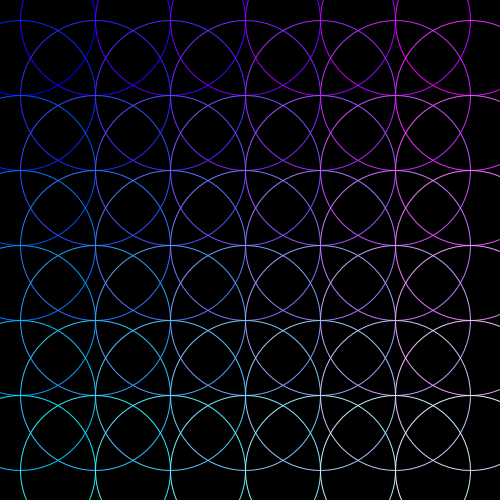
Frame 1 (no input)
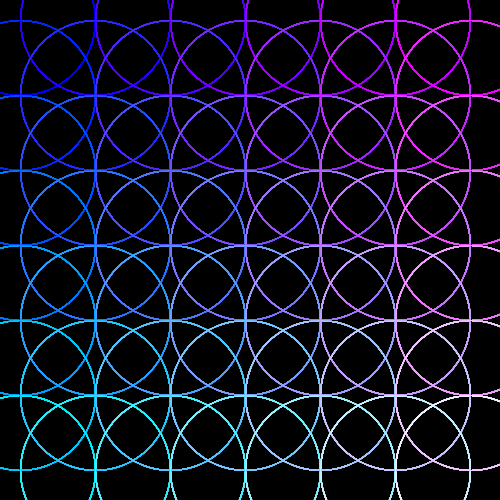
Frame 60 (the mouse pressed at the canvas centre just before this capture)
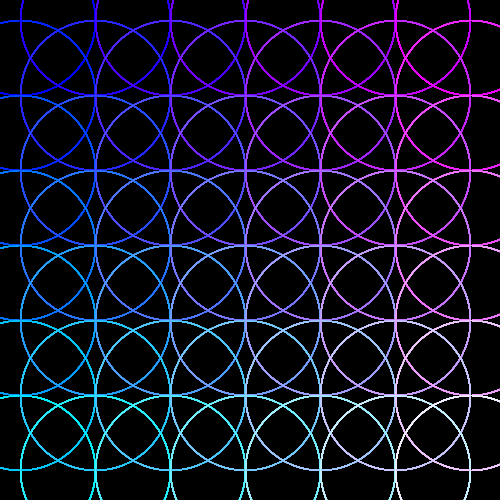
Frame 120 (the mouse held since frame 60 and released just before this capture)

The Processing sketch that drew these frames (run headless with seeded random() and noise(); from frame 60 on, the mouse is pressed at the canvas centre):

// Processing sketch: processing_91053
// ── processing_91053.pde

void setup() { 
  size(500, 500);
  background(0);
}

void draw() {
  for ( int i=20;i< 500; i+= 75) {
    for ( int j=20; j<500;j += 75) {
      noFill();
      float a = map(i, 20, 500, 0, 255);
      float b= map(j, 20, 500, 0, 255);
      stroke(a, b, 255); 
      ellipse (i, j, 150, 150);
    }
  }
}
